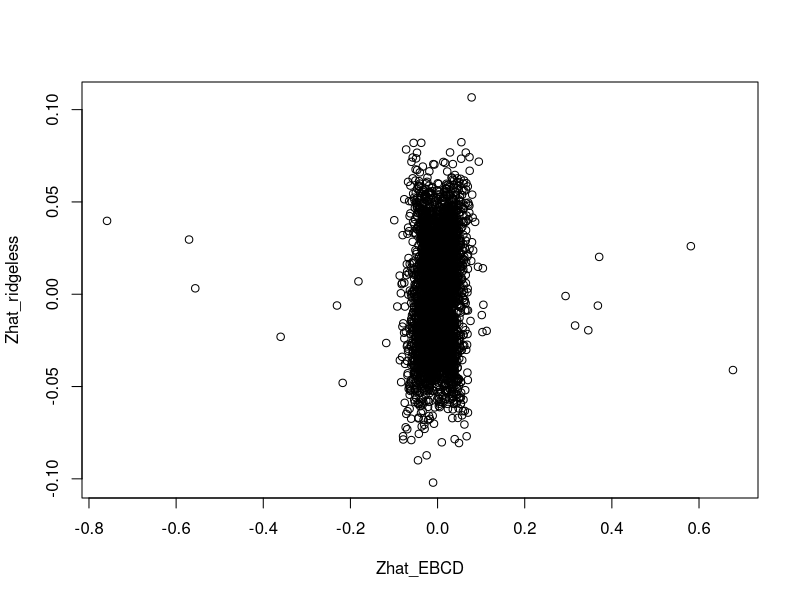
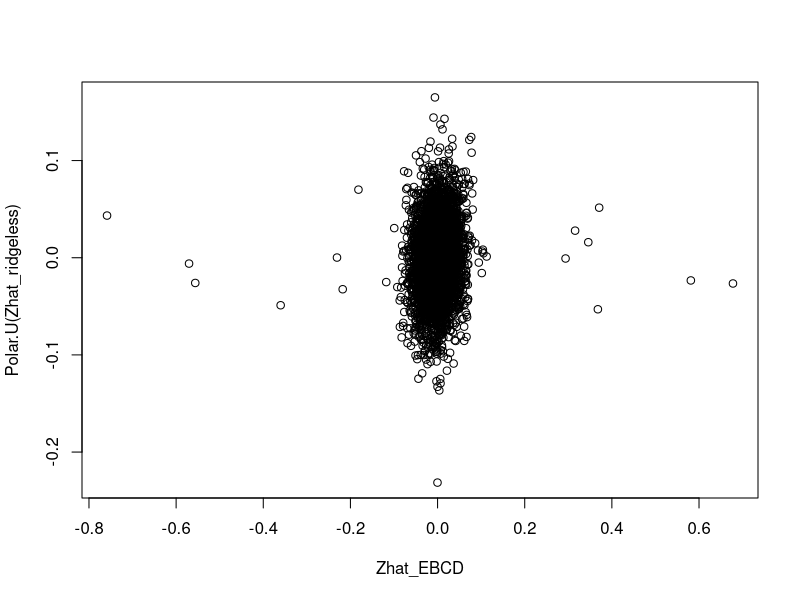
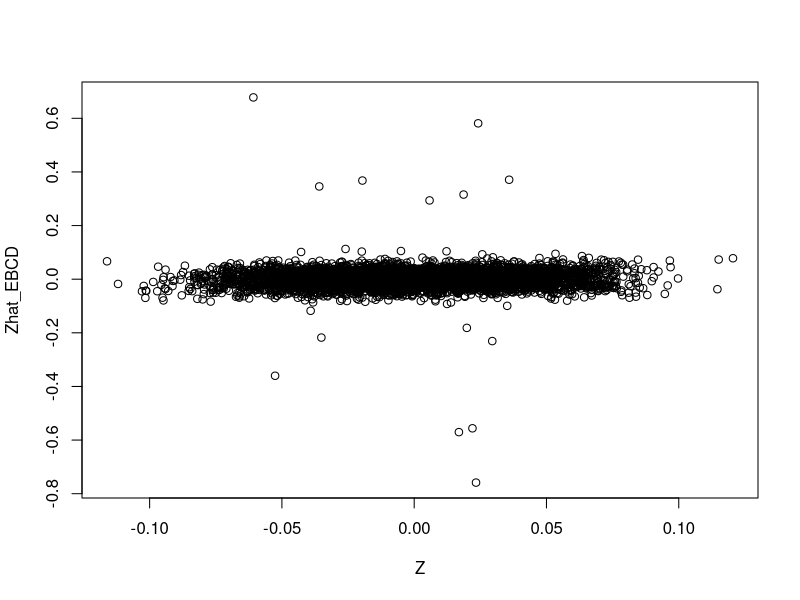
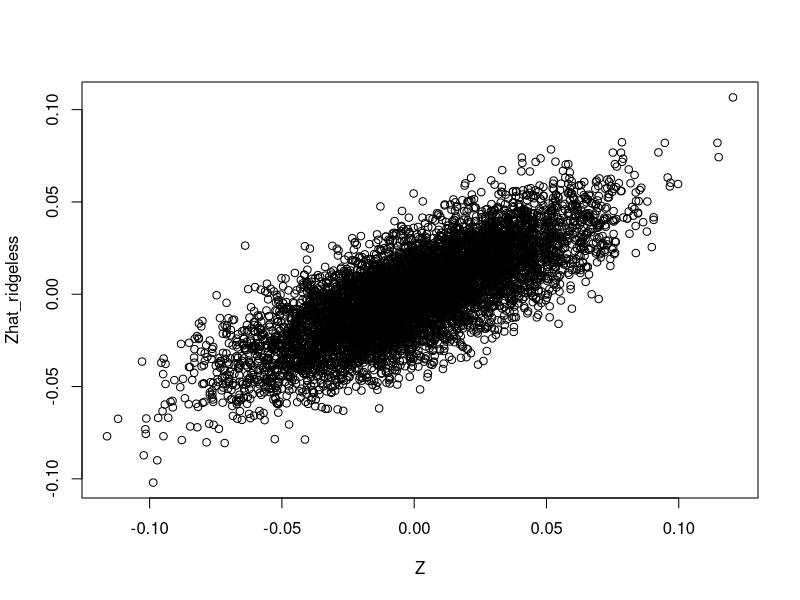
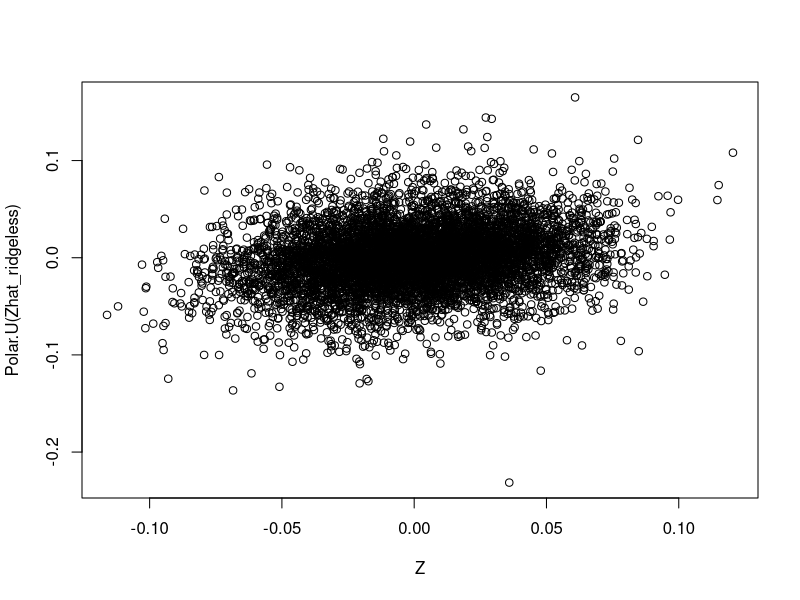

These charts were generated, in order, by the following R code:
## ---- chunk 1
# set up L to be a tree with 4 tips and 7 branches (including top shared branch)
set.seed(1)
L = cbind(c(1,1,1,1),c(1,1,0,0),c(0,0,1,1),diag(4))
p = 1000
Z = matrix(rnorm(7*p)/sqrt(p),ncol=7)
X = Z %*% t(L)
## ---- chunk 2
Polar.U = function(X) {
  svdX = svd(X)
  U = svdX$u
  V = svdX$v
  Z = U %*% V
  return(Z)
}

Zhat_EBCD = Polar.U(X %*% L)
## ---- chunk 3
Zhat_ridgeless = X %*% L %*% solve(t(L) %*% L + 1e-6*diag(7)) 
## ---- chunk 4
plot(Zhat_EBCD,Zhat_ridgeless)
## ---- chunk 5
plot(Zhat_EBCD,Polar.U(Zhat_ridgeless))
## ---- chunk 6
plot(Z,Zhat_EBCD)
plot(Z,Zhat_ridgeless)
plot(Z,Polar.U(Zhat_ridgeless))
## ---- chunk 7
t(X) %*% Z # use true Z for comparison
t(X) %*% Zhat_EBCD
t(X) %*% Polar.U(Zhat_ridgeless)
## ---- chunk 8
t(X) %*% Zhat_ridgeless 
t(X) %*% Zhat_ridgeless %*% solve(t(Zhat_ridgeless) %*% Zhat_ridgeless + 1e-6*diag(7))
